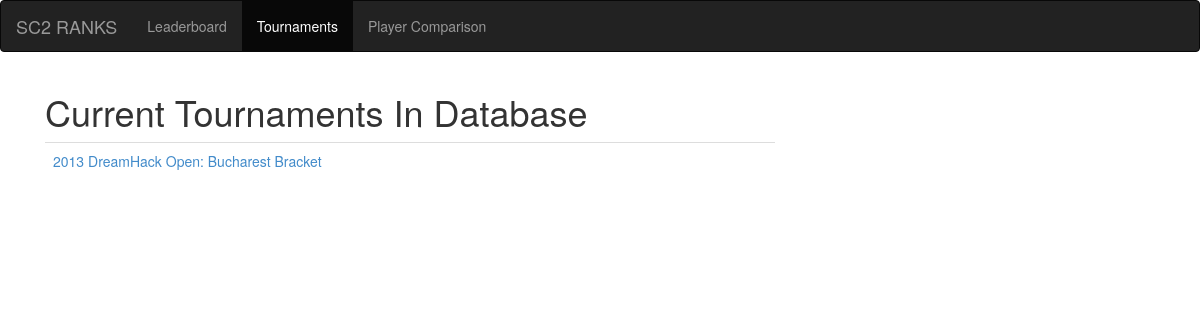
The app's page /tournaments, older data.
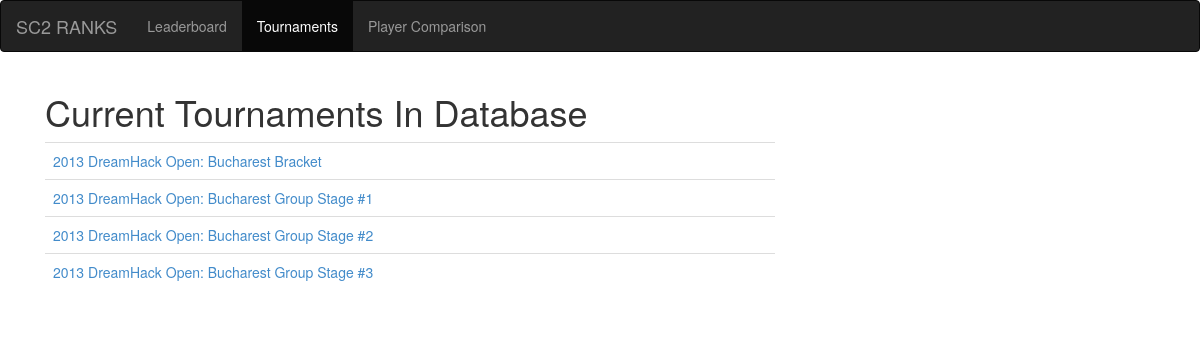
The same page, newer data.
### ranking/models.py (models this page shows, shortened)
class tournament(models.Model):
	name = models.CharField(max_length= 500, blank=False)
	url = models.URLField(max_length = 500)
	matches = models.ManyToManyField('match', related_name='tournament_matches')
	class Meta:
		ordering = ['name']

### ranking/views.py (the view)
# urls.py: url(r'^tournaments', 'ranking.views.display_tournament' ,  name='display_tournaments'),
def display_tournament(request):
	all_tournaments = tournament.objects.all()
	return render(request, 'display_tournaments.html',{'tournament_list':all_tournaments})

### sc2_ranks/templates/display_tournaments.html (shortened to what this page needs)
{% extends 'base.html' %}
{% block nav-tournaments %} class="active" {% endblock %}
{% block content %}
<div class='col-sm-12'>
	<h1>Current Tournaments In Database</h1>
</div>
<div class='col-sm-8'>
	<table class='table'>
		{% for tourny in tournament_list %}
		<tr> <td><a href='{{ tourny.url }}'>{{ tourny.name }}</a></td></tr>
		{% endfor %}
	</table>
</div>
{% endblock %}

Row changes from the older to the newer data that the page shows:
added tournament: name "2013 DreamHack Open: Bucharest Group Stage #1"
added tournament: name "2013 DreamHack Open: Bucharest Group Stage #2"
added tournament: name "2013 DreamHack Open: Bucharest Group Stage #3"
